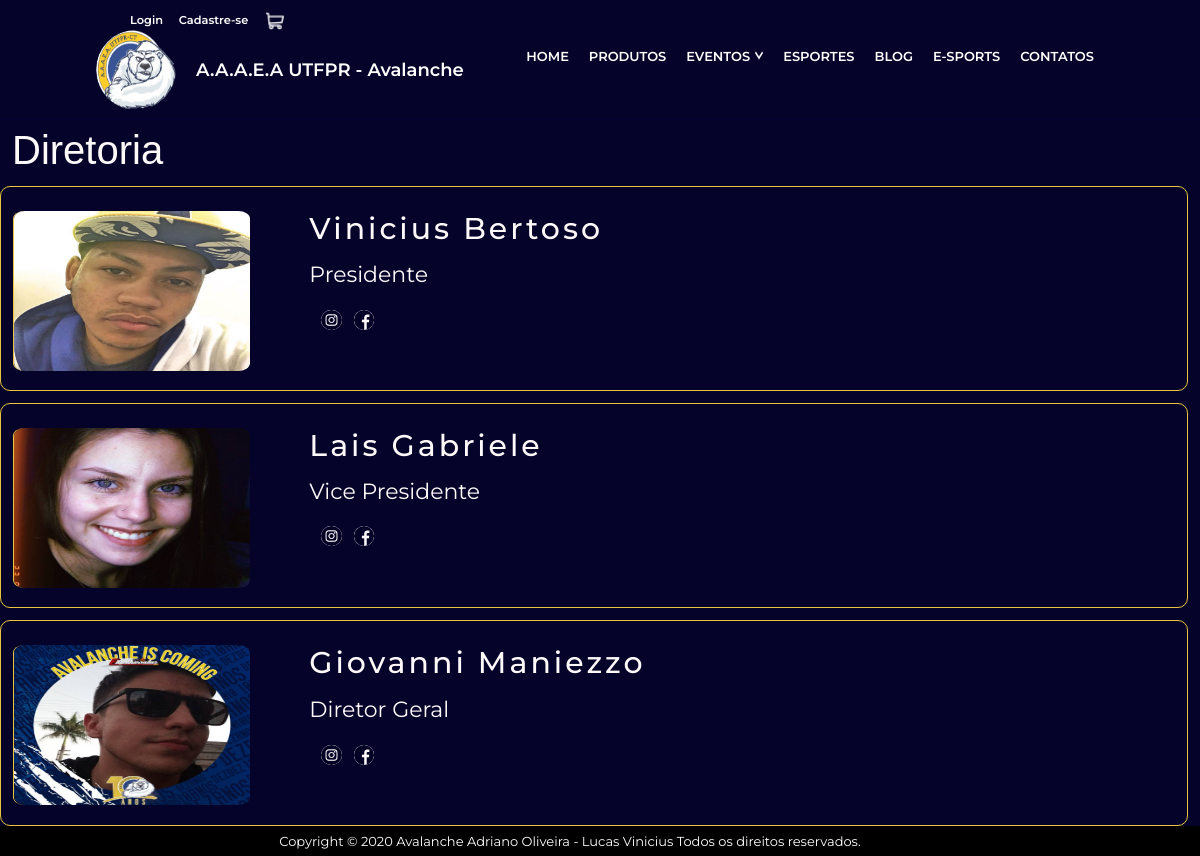
Screenshot of /Diretoria/ with the database file from the repository.
### Avalancheutfpr/models.py (models this page shows, shortened)
class diretoria(models.Model):
    Cargos = (
        (1,"Presidente"),
        (2,"Vice Presidente"),
        (3,"Diretor Geral"),
    )
    name = models.CharField(max_length=255,null=False,blank=False,unique=True,verbose_name='Nome')
    cargo = models.IntegerField(choices=Cargos,null=False,blank=False,verbose_name='Cargo')
    foto = StdImageField(upload_to=get_file_path,null = False,blank = False)
    intagram = models.CharField(max_length=255,null=True,blank=True,verbose_name='Instagram')
    facebook =  models.CharField(max_length=255,null=True,blank=True,verbose_name='Facebook')
    class Meta:
        verbose_name = 'Diretor'
        verbose_name_plural = 'Diretores'
        ordering = ['cargo']

### Avalancheutfpr/views.py (the view)
# urls.py: path('Diretoria/',Diretoria,name = 'Diretoria'),
def Diretoria(request):
    Diretoria= diretoria.objects.all().order_by('cargo')
    context = {
        "Diretoria": Diretoria,
    }
    return render(request, 'Diretoria.html', context)

### Avalancheutfpr/templates/Diretoria.html (shortened to what this page needs)
{% extends 'Base.html' %}
{%load static%}
{%load bootstrap4 %}
{%block body%}
<div class="directors">
<h1>Diretoria</h1>
{%for diretor in Diretoria%}
<section class="diretor-section">
    <div class="diretor-section-image">
    {% if diretor.foto.url != blank%}
      <img src = "{{diretor.foto.url}}">
    {%endif%}
    </div>
    <div class="diretor-section-info">
    <h2>{{diretor.name}}</h2>
    <p class="diretor-{{diretor.cargo}}">{{diretor.cargo}}</p>
     <div class="diretor-section-social">
    <a href="{{diretor.instagram}}"><img src="{%static 'assets/instagram.png'%}" /></a>
    <a href="{{diretor.facebook}}"><img src="{%static 'assets/facebook.png'%}" /></a>
     </div>
    </div>
</section>
    {%endfor%}
</div>
{%endblock%}

### Avalancheutfpr/static/css/style.css (style rules this page uses)
* { margin:0; padding:0; box-sizing:border-box; }
body { font-family:'Montserrat', Arial, Helvetica, sans-serif; font-size:13px; overflow-x:hidden; }
.directors { min-height:77.5vh; background-color:#050329 }
.directors h1 { font-family:'Road_Rage', Arial, Helvetica, sans-serif; color:FFFAFA; margin-left:1%; padding-top:.5%; }
.diretor-section { display:flex; flex-direction:row; padding-bottom:1.6%; border:1px solid #E9C53C; padding-top:2%; margin-top:1%; margin-right:1%; border-radius:10px; overflow:hidden; }
.diretor-section-image { width:20%; height:20vh; margin-left:1%; }
.diretor-section-image img { width:100%; height:100%; border-radius:5%; border-left:1px solid #E9C53C; }
.diretor-section-info { display:flex; flex-direction:column; margin-left:5%; }
.diretor-section-info h2 { font-size:30px; letter-spacing:3px; color:#FFFAFA; }
.diretor-section-info p { font-size:22px; padding-top:1%; padding-bottom:1%; color:#FFFAFA; }
.diretor-section-social { display:flex; flex-direction:row; }
.diretor-section-social img { width:1.7vw; height:2.5vh; margin-left:12px; background-color:#FFFAFA; border-radius:100%; }

### rows the page displays
diretoria: foto (picture), name "Vinicius Bertoso"
diretoria: foto (picture), name "Lais Gabriele"
diretoria: foto (picture), name "Giovanni Maniezzo"
